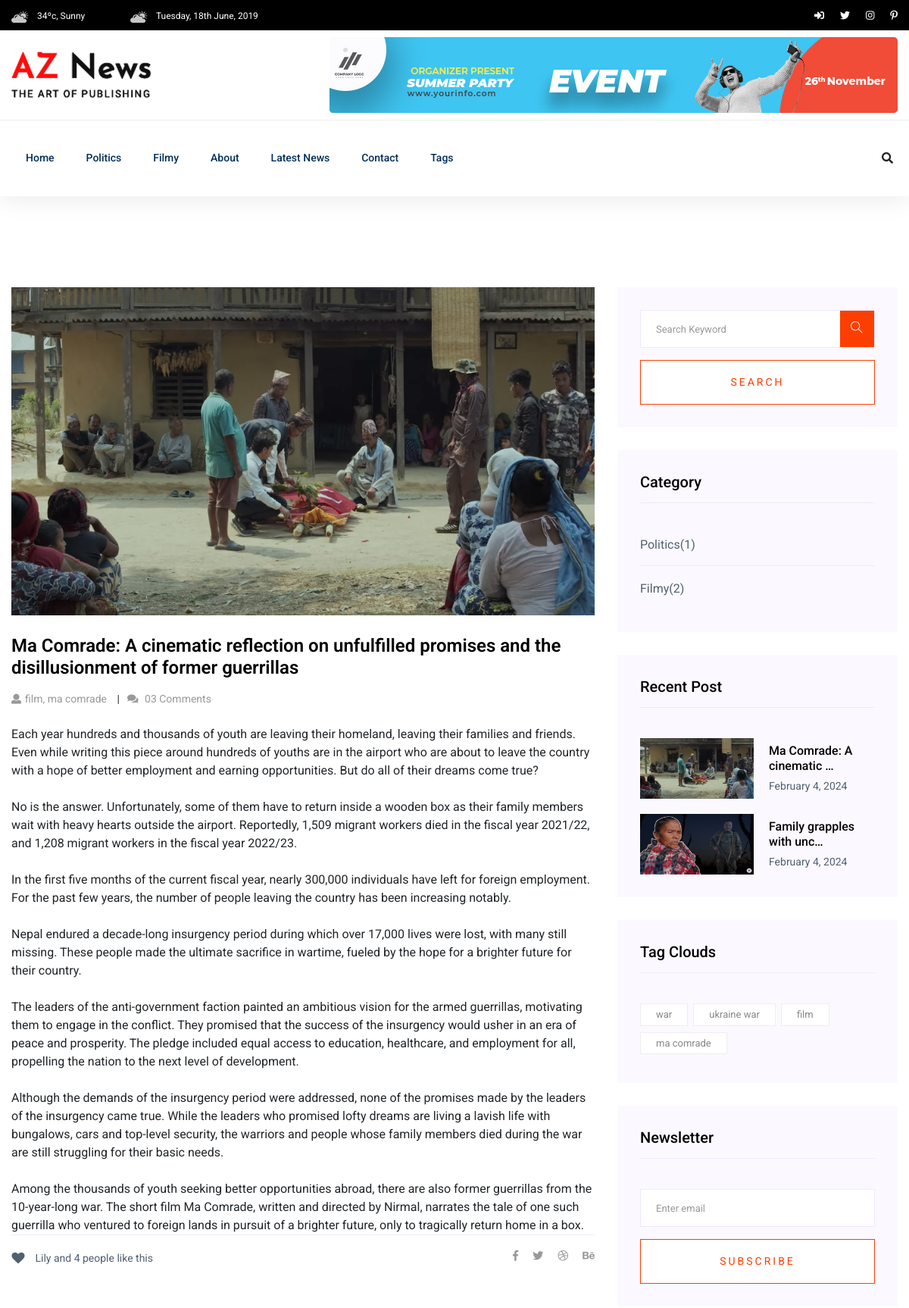
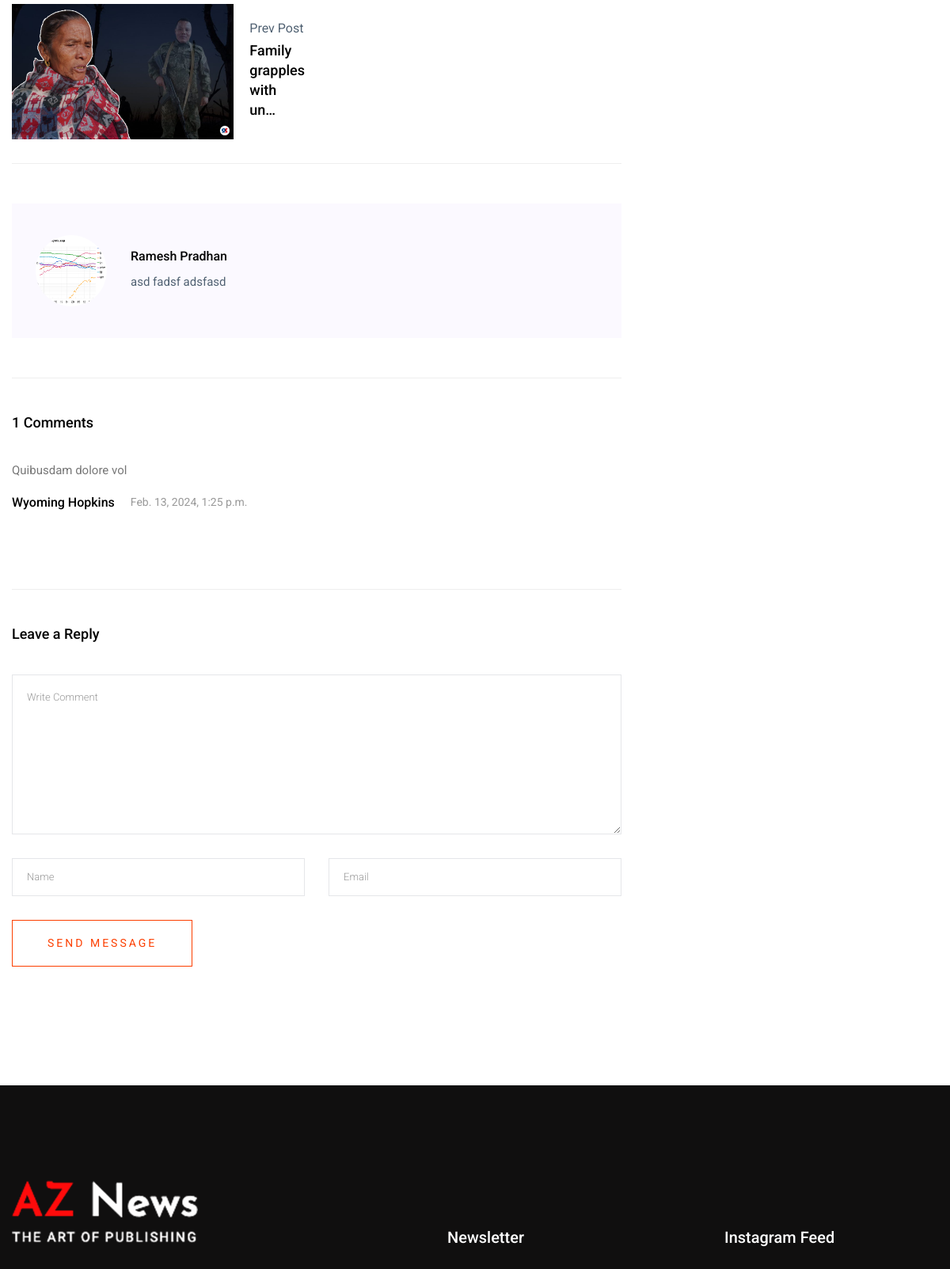
Screenshot of /post-detail/2/ (upper part) with the database file from the repository (2 pictures, top to bottom).
### newspaper/models.py (models this page shows, shortened)
class TimeStampModel(models.Model):
    created_at = models.DateTimeField(auto_now_add=True)
    updated_at = models.DateTimeField(auto_now=True)
    class Meta:
        abstract = True

class Category(TimeStampModel):
    name = models.CharField(max_length=100)

class Post(TimeStampModel):
    STATUS_CHOICES = [
        ("active", "Active"),
        ("in_active", "Inactive"),
    ]
    title = models.CharField(max_length=200)
    content = models.TextField()
    featured_image = models.ImageField(upload_to="post_images/%Y/%m/%d", blank=False)
    author = models.ForeignKey("auth.User", on_delete=models.CASCADE)
    status = models.CharField(max_length=20, choices=STATUS_CHOICES, default="active")
    views_count = models.PositiveBigIntegerField(default=0)
    published_at = models.DateTimeField(null=True, blank=True)
    category = models.ForeignKey(Category, on_delete=models.CASCADE)
    tag = models.ManyToManyField(Tag)

class Tag(TimeStampModel):
    name = models.CharField(max_length=100)
    def __str__(self):
        return self.name

class UserProfile(TimeStampModel):
    user = models.OneToOneField("auth.User", on_delete=models.CASCADE)
    image = models.ImageField(upload_to="user_images/%Y/%m/%d", blank=False)
    address = models.CharField(max_length=200)
    biography = models.TextField()

class Comment(TimeStampModel):
    post = models.ForeignKey(Post, on_delete=models.CASCADE)
    comment = models.TextField()
    name = models.CharField(max_length=50)
    email = models.EmailField()

### newspaper/views.py (the view)
class PostDetailView(DetailView):
    model = Post
    template_name = "aznews/detail/detail.html"
    context_object_name = "post"
    def get_queryset(self):
        query = super().get_queryset()
        query = query.filter(published_at__isnull=False, status="active")
        return query
    def get_context_data(self, **kwargs):
        context = super().get_context_data(**kwargs)
        obj = self.get_object()
        context["previous_post"] = (
            Post.objects.filter(
                published_at__isnull=False,
                status="active",
                id__lt=obj.id,
            )
            .order_by("-id")
            .first()
        )
        context["next_post"] = (
            Post.objects.filter(
                published_at__isnull=False,
                status="active",
                id__gt=obj.id,
            )
            .order_by("id")
            .first()
        )
        return context

### templates/aznews/detail/detail.html (shortened to what this page needs)
{% extends "aznews/base.html" %}
{% block content %}
  <section class="blog_area single-post-area section-padding">
    <div class="container">
      <div class="row">
        <div class="col-lg-8 posts-list">
          <div class="single-post">
            <div class="feature-img">
              <img class="img-fluid"
                   src="{{ post.featured_image.url }}"
                   alt="{{ post.title }}" />
            </div>
            <div class="blog_details">
              <h2>{{ post.title }}</h2>
              <ul class="blog-info-link mt-3 mb-4">
                <li>
                  <a href="#"><i class="fa fa-user"></i>{{ post.tag.all|join:", " }}</a>
                </li>
                <li>
                  <a href="#"><i class="fa fa-comments"></i> 03 Comments</a>
                </li>
              </ul>
              {{ post.content|linebreaksbr }}
            </div>
            <div class="navigation-top">
              <div class="d-sm-flex justify-content-between text-center">
                <p class="like-info">
                  <span class="align-middle"><i class="fa fa-heart"></i></span> Lily and 4
                  people like this
                </p>
                <div class="col-sm-4 text-center my-2 my-sm-0">
                </div>
                <ul class="social-icons">
                  <li>
                    <a href="#"><i class="fab fa-facebook-f"></i></a>
                  </li>
                  <li>
                    <a href="#"><i class="fab fa-twitter"></i></a>
                  </li>
                  <li>
                    <a href="#"><i class="fab fa-dribbble"></i></a>
                  </li>
                  <li>
                    <a href="#"><i class="fab fa-behance"></i></a>
                  </li>
                </ul>
              </div>
              <div class="navigation-area">
                <div class="row">
                  <div class="col-lg-6 col-md-6 col-12 nav-left flex-row d-flex justify-content-start align-items-center">
                    {% if previous_post %}
                      <div class="thumb">
                        <a href="{% url 'post-detail' previous_post.pk %}">
                          <img class="img-fluid" src="{{ previous_post.featured_image.url }}" alt={{ previous_post.title }}" />
                        </a>
                      </div>
                      <div class="arrow">
                        <a href="{% url 'post-detail' previous_post.pk %}">
                        </a>
                      </div>
                      <div class="detials">
                        <p>Prev Post</p>
                        <a href="{% url 'post-detail' previous_post.pk %}">
                          <h4>{{ previous_post.title | truncatechars:24 }}</h4>
                        </a>
                      </div>
                    {% endif %}
                  </div>
                  <div class="col-lg-6 col-md-6 col-12 nav-right flex-row d-flex justify-content-end align-items-center">
                  </div>
                </div>
              </div>
            </div>
            <div class="blog-author">
              <div class="media align-items-center">
                <img src="{{ post.author.userprofile.image.url }}"
                     alt="{{ post.author.username }}" />
                <div class="media-body">
                  <a href="#">
                    <h4>{{ post.author.get_full_name|default:post.author.username }}</h4>
                  </a>
                  <p>{{ post.author.userprofile.biography }}</p>
                </div>
              </div>
            </div>
            {% include "aznews/detail/comment_list.html" %}
            {% include "aznews/detail/comment_form.html" %}
          </div>
        </div>
        <div class="col-lg-4">
          <div class="blog_right_sidebar">
            {% include "aznews/list/right/search_form.html" %}
            {% include "aznews/list/right/categories.html" %}
            {% include "aznews/list/right/popular_posts.html" %}
            {% include "aznews/list/right/tags.html" %}
            {% include "aznews/list/right/newsletter.html" %}
          </div>
        </div>
      </div>
    </div>
  </section>
{% endblock content %}

### templates/aznews/header.html (shortened to what this page needs)
{% load static %}
<header>
  <div class="header-area">
    <div class="main-header ">
      <div class="header-top black-bg d-none d-md-block">
        <div class="container">
          <div class="col-xl-12">
            <div class="row d-flex justify-content-between align-items-center">
              <div class="header-info-left">
                <ul>
                  <li>
                    <img src="{% static 'aznews/assets/img/icon/header_icon1.png' %}" alt="" />
                    34ºc, Sunny
                  </li>
                  <li>
                    <img src="{% static 'aznews/assets/img/icon/header_icon1.png' %}" alt="" />
                    Tuesday, 18th June, 2019
                  </li>
                </ul>
              </div>
              <div class="header-info-right">
                <ul class="header-social">
                  <li>
                    <a href="{% url 'login'  %}"><i class="fas fa-sign-in-alt"></i></a>
                    <a href=""><i class="fab fa-twitter"></i></a>
                  </li>
                  <li>
                    <a href="#"><i class="fab fa-instagram"></i></a>
                  </li>
                  <li>
                    <a href="#"><i class="fab fa-pinterest-p"></i></a>
                  </li>
                </ul>
              </div>
            </div>
          </div>
        </div>
      </div>
      <div class="header-mid d-none d-md-block">
        <div class="container">
          <div class="row d-flex align-items-center">
            <div class="col-xl-3 col-lg-3 col-md-3">
              <div class="logo">
                <a href="/">
                  <img src="{% static 'aznews/assets/img/logo/logo.png' %}" alt="" />
                </a>
              </div>
            </div>
            <div class="col-xl-9 col-lg-9 col-md-9">
              <div class="header-banner f-right ">
                <img src="{% static 'aznews/assets/img/hero/header_card.jpg' %}" alt="" />
              </div>
            </div>
          </div>
        </div>
      </div>
      <div class="header-bottom header-sticky">
        <div class="container">
          <div class="row align-items-center">
            <div class="col-xl-10 col-lg-10 col-md-12 header-flex">
              <div class="main-menu d-none d-md-block">
                <nav>
                  <ul id="navigation">
                    <li>
                      <a href="/">Home</a>
                    </li>
                    {% for category in categories %}
                      <li>
                        <a href="{% url 'post-by-category' category.pk %}">{{ category.name|title }}</a>
                      </li>
                    {% endfor %}
                    <li>
                      <a href="{% url 'about' %}">About</a>
                    </li>
                    <li>
                      <a href="{% url 'post-list' %}">Latest News</a>
                    </li>
                    <li>
                      <a href="{% url 'contact' %}">Contact</a>
                    </li>
                    <li>
                      <a href="#">Tags</a>
                    </li>
                  </ul>
                </nav>
              </div>
            </div>
            <div class="col-xl-2 col-lg-2 col-md-4">
              <div class="header-right-btn f-right d-none d-lg-block">
                <i class="fas fa-search special-tag"></i>
              </div>
            </div>
            <div class="col-12">
            </div>
          </div>
        </div>
      </div>
    </div>
  </div>
</header>

### templates/aznews/detail/comment_list.html
<div class="comments-area">
  <h4>{{ post.comment_set.count }} Comments</h4>
  {% for comment in post.comment_set.all %}
    <div class="comment-list">
      <div class="single-comment justify-content-between d-flex">
        <div class="user justify-content-between d-flex">
          <div class="desc">
            <p class="comment">
              {{ comment.comment }}
            </p>
            <div class="d-flex justify-content-between">
              <div class="d-flex align-items-center">
                <h5>
                  <a href="#">{{ comment.name }}</a>
                </h5>
                <p class="date">{{ comment.created_at }}</p>
              </div>
            </div>
          </div>
        </div>
      </div>
    </div>
  {% endfor %}
</div>

### templates/aznews/list/right/categories.html
<aside class="single_sidebar_widget post_category_widget">
  <h4 class="widget_title">Category</h4>
  <ul class="list cat-list">
    {% for category in categories %}
      <li>
        <a href="#" class="d-flex">
          <p>{{ category.name|title }}</p>
          <p>({{ category.post_set.count }})</p>
        </a>
      </li>
    {% endfor %}
  </ul>
</aside>

### templates/aznews/list/right/popular_posts.html
<aside class="single_sidebar_widget popular_post_widget">
  <h3 class="widget_title">Recent Post</h3>
  {% for post in recent_posts %}
    <div class="media post_item">
      <img src="{{ post.featured_image.url }}"
           alt="{{ post.title }}"
           width="150px"
           height="80px" />
      <div class="media-body">
        <a href="{% url 'post-detail' post.pk %}">
          <h3>{{ post.title|truncatechars:25 }}</h3>
        </a>
        <p>{{ post.published_at|date:"F j, Y" }}</p>
      </div>
    </div>
  {% endfor %}
</aside>

### templates/aznews/list/right/tags.html
<aside class="single_sidebar_widget tag_cloud_widget">
  <h4 class="widget_title">Tag Clouds</h4>
  <ul class="list">
    {% for tag in tags %}
      <li>
        <a href="#">{{ tag.name|lower}}</a>
      </li>
    {% endfor %}
  </ul>
</aside>

### rows the page displays
Category: name "Politics", post_set.count "1"
Category: name "Filmy", post_set.count "2"
Post: featured_image (picture), title "Ma Comrade: A cinematic reflection on unfulfilled promises and the disillusionment of former guerrillas", tag.all "film, ma comrade", content "Each year hundreds and thousands of youth are leaving their homeland, leaving their families and friends. Even while writing this piece around hundreds of youths are in the airport who are about to leave the country with a hope of better employment and earning opportunities. But do all of their dreams come true? No is the answer. Unfortunately, some of them have to return inside a wooden box as their family members wait with heavy hearts outside the airport. Reportedly, 1,509 migrant workers died in the fiscal year 2021/22, and 1,208 migrant workers in the fiscal year 2022/23. In the first five months of the current fiscal year, nearly 300,000 individuals have left for foreign employment.…", author.userprofile.image (picture), author.get_full_name "Ramesh Pradhan", author.userprofile.biography "asd fadsf adsfasd", comment_set.count "1", title "Ma Comrade: A cinematic …", published_at "February 4, 2024"
Post: featured_image (picture), title "Family grapples with un…", title "Family grapples with unc…", published_at "February 4, 2024"
Comment: comment "Quibusdam dolore vol", name "Wyoming Hopkins", created_at "Feb. 13, 2024, 1:25 p.m."
Tag: name "war"
Tag: name "ukraine war"
Tag: name "film"
Tag: name "ma comrade"
